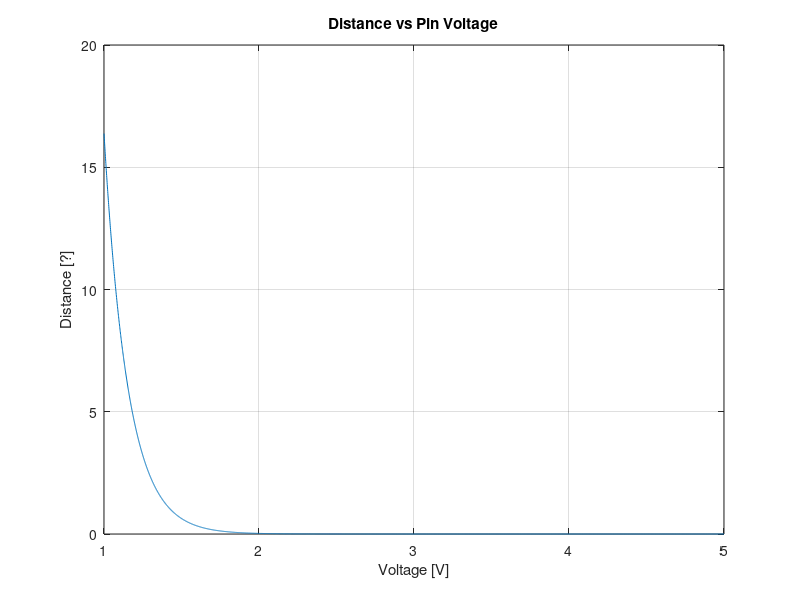

This figure's MATLAB source:
clear;close all;clc;

voltages = 1 : .001 : 5;
lambda = 3e8 / 2.4e9;
db_voltages = (voltages ./ 0.0177) - 89;
distances = lambda ./ (4 * pi * 10.^((db_voltages - 31.82858)./20));

plot(voltages, distances)
grid on
xlabel('Voltage [V]')
ylabel('Distance [?]')
title('Distance vs Pin Voltage')
